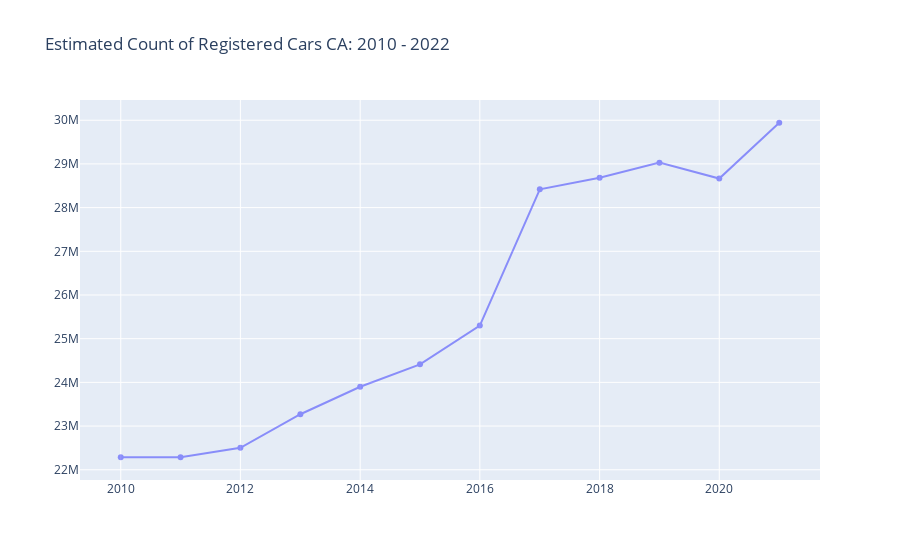

Source (notebook cell):
### Code cell
cars_plot = plot_traces(vehs, 'cars', 'Estimated Count of Registered Cars CA: 2010 - 2022')

### Figure 1 — Plotly figure (JSON) as saved in the notebook; plotly's stock layout.template omitted (floating-point values rounded to 4 significant figures)
{"data": [{"line": {"color": "blue"}, "name": "carstrace", "opacity": 0.4, "type": "scatter", "x": ["2010-01-01", "2011-01-01", "2012-01-01", "2013-01-01", "2014-01-01", "2015-01-01", "2016-01-01", "2017-01-01", "2018-01-01", "2019-01-01", "2020-01-01", "2021-01-01"], "y": [22286130, 22288061, 22502680, 23270577, 23899504, 24412289, 25300683, 28418039, 28681493, 29029787, 28665934, 29942517]}], "layout": {"title": {"text": "Estimated Count of Registered Cars CA: 2010 - 2022"}}}
